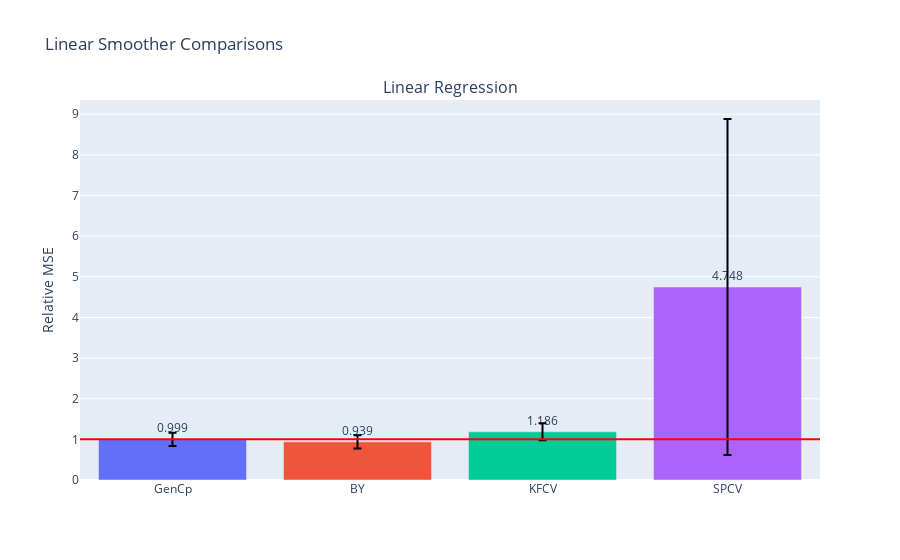

Write notebook code for a chart like this one.
### Code cell
fig = gen_model_barplots(model_errs, model_names, est_names, title)
fig.show()

### Figure 1 — Plotly figure (JSON) as saved in the notebook; plotly's stock layout.template omitted (floating-point values rounded to 4 significant figures)
{"data": [{"error_y": {"array": [0.1616, 0.1616, 0.208, 4.136], "color": "black", "type": "data"}, "marker": {"color": ["#636EFA", "#EF553B", "#00CC96", "#AB63FA", "#FFA15A", "#19D3F3", "#FF6692", "#B6E880", "#FF97FF", "#FECB52"]}, "text": [0.999, 0.939, 1.186, 4.748], "textposition": "outside", "type": "bar", "x": ["GenCp", "BY", "KFCV", "SPCV"], "xaxis": "x", "y": [0.9992, 0.9389, 1.186, 4.748], "yaxis": "y"}], "layout": {"annotations": [{"font": {"size": 16}, "showarrow": false, "text": "Linear Regression", "x": 0.5, "xanchor": "center", "xref": "paper", "y": 1, "yanchor": "bottom", "yref": "paper"}], "shapes": [{"line": {"color": "red"}, "type": "line", "x0": 0, "x1": 1, "xref": "x domain", "y0": 1, "y1": 1, "yref": "y"}], "title": {"text": "Linear Smoother Comparisons"}, "xaxis": {"anchor": "y", "domain": [0, 1]}, "yaxis": {"anchor": "x", "domain": [0, 1], "title": {"text": "Relative MSE"}}}}
